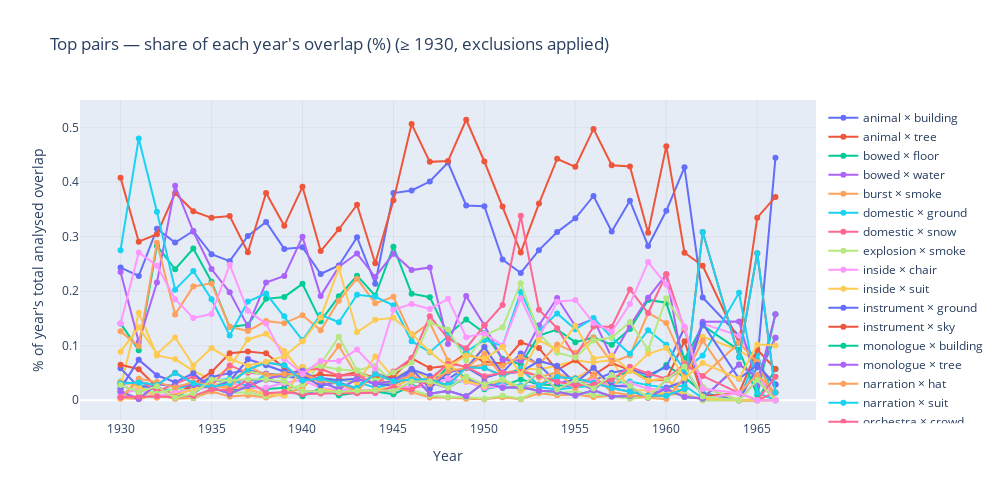

Write notebook code for a chart like this one.
### Markdown cell above
Exploring the relationship between sound and image, some displayed correlations
point toward the emergence of a few specific patterns. A number of these are
straightforward and expected, such as artillery paired with gunfire, or
applause with crowds, or fire with scenes of gathering people. Others make
sense only partially, like the pairing of speedboats and airplanes, which
likely results from a misrecognition of similar sound textures. Then there are
combinations that are more puzzling, such as the frequent link between a bell
sound and the appearance of a flag. Overall, there seems to be a recurring
tendency for certain cross-domain associations to appear at specific moments in
time, rather than evenly across the dataset. It is also clear that the highest
occurrences are those paired with _vehicle_. Looking at the broader temporal
figure, some co-occurrences peak quite distinctly in the early 1940s. This
cannot simply be explained by the general volume of material from that period,
since the overall number of films was then beginning to decline. Instead, it
suggests an evolving approach to diegetic strategy—one that rises and recedes
rather than progressing in a straight line. To explore this issue further, we
manually examined the most frequent pairings identified across both sound and
image domains. From these observations we compiled a list of potential diegetic
connections. A rise in the use of sound was then observed, yet it is not clear
that a distinctly diegetic style ever became dominant. Sound and image appear
instead in the Journal Digital collection to function as largely independent
channels of information. This separation was likely shaped by practical
limitations, especially the uneven quality of early audio recording.

### Code cell
def plot_top_pair_share(
  pct_long_path,
  year_min_plot=1930,
  exclude_audio_tokens=None,
  exclude_visual_tokens=None,
  exclude_any_tokens=None,
  exclude_substrings=None,
):
  """
  Create top pair share visualization showing percent per year with legend panel.

  Args:
      pct_long_path: Path to top_pairs_percent_long.csv
      year_min_plot: Minimum year to include in plot
      exclude_audio_tokens: Set of audio tokens to exclude
      exclude_visual_tokens: Set of visual tokens to exclude
      exclude_any_tokens: Set of tokens to exclude from either audio or visual
      exclude_substrings: Set of substrings to exclude
      legend_max_rows_per_col: Maximum rows per legend column (unused, kept for compatibility)
      legend_col_width: Width of legend columns (unused, kept for compatibility)

  Returns:
      fig: Plotly figure object (for display or ipywidgets)
  """
  exclude_audio_tokens = exclude_audio_tokens or {
    "speech",
    "sound",
    "effect",
  }
  exclude_visual_tokens = exclude_visual_tokens or set()
  exclude_any_tokens = exclude_any_tokens or set()
  exclude_substrings = exclude_substrings or set()

  def _require_file(path) -> bool:
    if not path.exists():
      print(f"[skip] missing: {path}")
      return False
    return True

  def _split_pair_label(df: pd.DataFrame) -> pd.DataFrame:
    """Expect 'pair_label' like 'audio_token × visual_token'."""
    a_v = (
      df["pair_label"].astype(str).str.split(" × ", n=1, expand=True)
    )
    df["audio_token_plot"] = a_v[0].str.lower()
    df["visual_token_plot"] = (
      a_v[1].str.lower() if a_v.shape[1] > 1 else ""
    )
    return df

  def _apply_excludes(df: pd.DataFrame) -> pd.DataFrame:
    """Apply EXCLUDE_* rules at plotting time only."""
    if df.empty:
      return df

    df = _split_pair_label(df)

    ex_a = {t.lower() for t in exclude_audio_tokens}
    ex_v = {t.lower() for t in exclude_visual_tokens}
    ex_any = {t.lower() for t in exclude_any_tokens}

    mask_exact = (
      df["audio_token_plot"].isin(ex_a)
      | df["visual_token_plot"].isin(ex_v)
      | df["audio_token_plot"].isin(ex_any)
      | df["visual_token_plot"].isin(ex_any)
    )

    if exclude_substrings:
      lowersubs = {s.lower() for s in exclude_substrings}

      def _has_sub(s: str) -> bool:
        s = s or ""
        s = s.lower()
        return any(sub in s for sub in lowersubs)

      mask_sub = df["audio_token_plot"].apply(_has_sub) | df[
        "visual_token_plot"
      ].apply(_has_sub)
      mask = mask_exact | mask_sub
    else:
      mask = mask_exact

    before = len(df)
    df = df[~mask].copy()
    after = len(df)
    if before - after:
      print(
        f"[filter] excluded {before - after} rows based on token rules"
      )
    return df

  if not _require_file(pct_long_path):
    raise SystemExit(
      "Required CSV not found. Run the anypair export step first."
    )

  pct_long = pd.read_csv(pct_long_path)

  missing = {"pair_label", "year", "percent"} - set(pct_long.columns)
  if missing:
    raise SystemExit(
      f"top_pairs_percent_long.csv missing columns: {sorted(missing)}"
    )

  pct_long["year"] = pd.to_numeric(pct_long["year"], errors="coerce")
  pct_long = pct_long.dropna(subset=["year"]).copy()
  pct_long["year"] = pct_long["year"].astype(int)

  if year_min_plot is not None:
    pct_long = pct_long[pct_long["year"] >= year_min_plot].copy()

  pct_long = _apply_excludes(pct_long)

  if pct_long.empty:
    print("[stop] No percent data after filters; nothing to plot.")
    return None

  pairs_in_long = sorted(pct_long["pair_label"].unique().tolist())

  years = sorted(pct_long["year"].unique().tolist())
  pct_long_f = pct_long[
    pct_long["pair_label"].isin(pairs_in_long)
  ].copy()

  fig = go.Figure()

  # Add line plots for each pair
  for pair in pairs_in_long:
    yvals = []
    for y in years:
      v = pct_long_f.loc[
        (pct_long_f["pair_label"] == pair)
        & (pct_long_f["year"] == y),
        "percent",
      ]
      yvals.append(float(v.iloc[0]) if len(v) else 0.0)

    fig.add_trace(
      go.Scatter(
        x=years,
        y=yvals,
        mode="lines+markers",
        name=pair,
        marker=dict(size=6),
        line=dict(width=2),
      )
    )

  # Update layout
  year_min_str = f"≥ {year_min_plot}"
  fig.update_layout(
    title=f"Top pairs — share of each year's overlap (%) ({year_min_str}, exclusions applied)".strip(),
    xaxis_title="Year",
    yaxis_title="% of year's total analysed overlap",
    hovermode="x unified",
    showlegend=True,
    legend=dict(
      yanchor="top",
      y=0.99,
      xanchor="left",
      x=1.01,
    ),
    height=500,
    width=1000,
  )

  # Update axes
  fig.update_xaxes(
    showgrid=True, gridwidth=0.5, gridcolor="rgba(128, 128, 128, 0.2)"
  )
  fig.update_yaxes(
    showgrid=True, gridwidth=0.5, gridcolor="rgba(128, 128, 128, 0.2)"
  )

  if not local:
    return fig

  file = root / "media" / "pair-overlap.jpg"

  fig.write_image(file)

  return Image(file)


display(
  plot_top_pair_share(data / "top_pairs_percent_long.csv"),
  metadata={
    "jdh": {
      "module": "object",
      "object": {
        "tags": ["figure-pair-overlap-*"],
        "type": "image",
        "source": [
          "The sound of top-pair-content within the Journal Digital collection—with vehicle x tree as a winner."
        ],
      },
    }
  },
)
